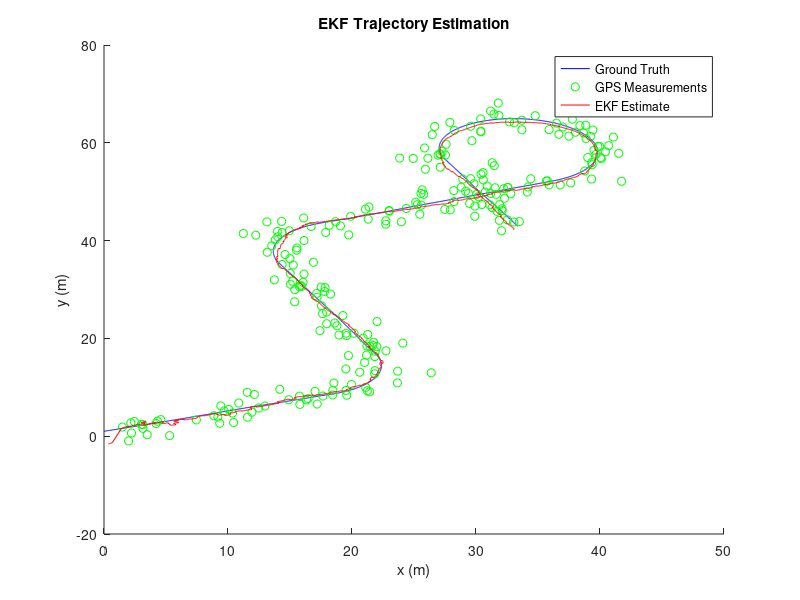

MATLAB code for this plot:
% MEC
% Q1B
clear;

% Load data
load('calibration.mat');

% Measurement covariance
gps_diffs = [];

for index_y = 1:length(t_y)

    index_q = find(t_groundTruth == t_y(index_y));

    gps_meas = y(:,index_y);
    gt_state = q_groundTruth(1:2, index_q);
    
    gps_diffs = [gps_diffs, (gps_meas - gt_state)];

end

W = cov(gps_diffs');

% Process covariance
process_diffs = [];
T = 0.01;

for index_q = 1:(length(t_groundTruth) - 1)

    % Find state of robot at times k+1 and k
    q1_kp1 = q_groundTruth(1, index_q + 1);
    q1_k = q_groundTruth(1, index_q);
    q2_kp1 = q_groundTruth(2, index_q + 1);
    q2_k = q_groundTruth(2, index_q);
    q3_kp1 = q_groundTruth(3, index_q + 1);
    q3_k = q_groundTruth(3, index_q);

    % Find input vector at time k
    u1_k = u(1, index_q);
    u2_k = u(2, index_q);

    % Calculate process noise terms
    v1_from_q1 = ((q1_kp1 - q1_k) / (T * cos(q3_k))) - u1_k;
    v1_from_q2 = ((q2_kp1 - q2_k) / (T * sin(q3_k))) - u1_k;
    v2 = ((q3_kp1 - q3_k) / T) - u2_k;

    % Up to numerical errors, v1_from_q1 and v1_from_q2 are the same since
    % q and u are ground truth values
    v = [v1_from_q1; v2];

    process_diffs = [process_diffs, v];

end

V = cov(process_diffs');

% Q1C
clearvars -except V W

% Load data
load('kfData.mat');

% Initial parameters
T = 0.01;
q_hat = [0.355; -1.590; 0.682];
P = [25, 0, 0; 0, 25, 0; 0, 0, 0.154];

% Results storage
num_steps = length(t);
q_estimates = zeros(3, num_steps);
q_estimates(:, 1) = q_hat;

% EKF loop
for i = 1:(num_steps - 1)

    % Prediction step
    % Update mean
    q_estimates(1, i+1) = q_estimates(1, i) + T * u(1, i) * cos(q_estimates(3, i));
    q_estimates(2, i+1) = q_estimates(2, i) + T * u(1, i) * sin(q_estimates(3, i));
    q_estimates(3, i+1) = q_estimates(3, i) + T * u(2, i);

    % Update covariance
    F = [1, 0, -T * u(1, i) * sin(q_estimates(3, i)); 0, 1, T * u(1, i) * cos(q_estimates(3, i)); 0, 0, 1];
    Gamma = [T * cos(q_estimates(3, i)), 0; T * sin(q_estimates(3, i)), 0; 0, T];
    P = F * P * F' + Gamma * V * Gamma';

    % Update step (only if a new GPS measurement is received)
    if ismember(t(i+1), t_y)
        H = [1, 0, 0; 0, 1, 0];
        K = P * H' * inv(H * P * H' + W);
        y_meas = y(:, (i+1)/10);

        % The measurement equation is linear, so H = h
        q_estimates(:, i+1) = q_estimates(:, i+1) + K * (y_meas - H * q_estimates(:, i+1));
        P = (eye(3) - K * H) * P;
    end
end

% Plotting
figure;
hold on;
plot(q_groundtruth(1, :), q_groundtruth(2, :), 'b-', 'DisplayName', 'Ground Truth');
scatter(y(1, :), y(2, :), 'g', 'DisplayName', 'GPS Measurements');
plot(q_estimates(1, :), q_estimates(2, :), 'r-', 'DisplayName', 'EKF Estimate');

xlabel('x (m)');
ylabel('y (m)');
legend;
title('EKF Trajectory Estimation');
hold off;